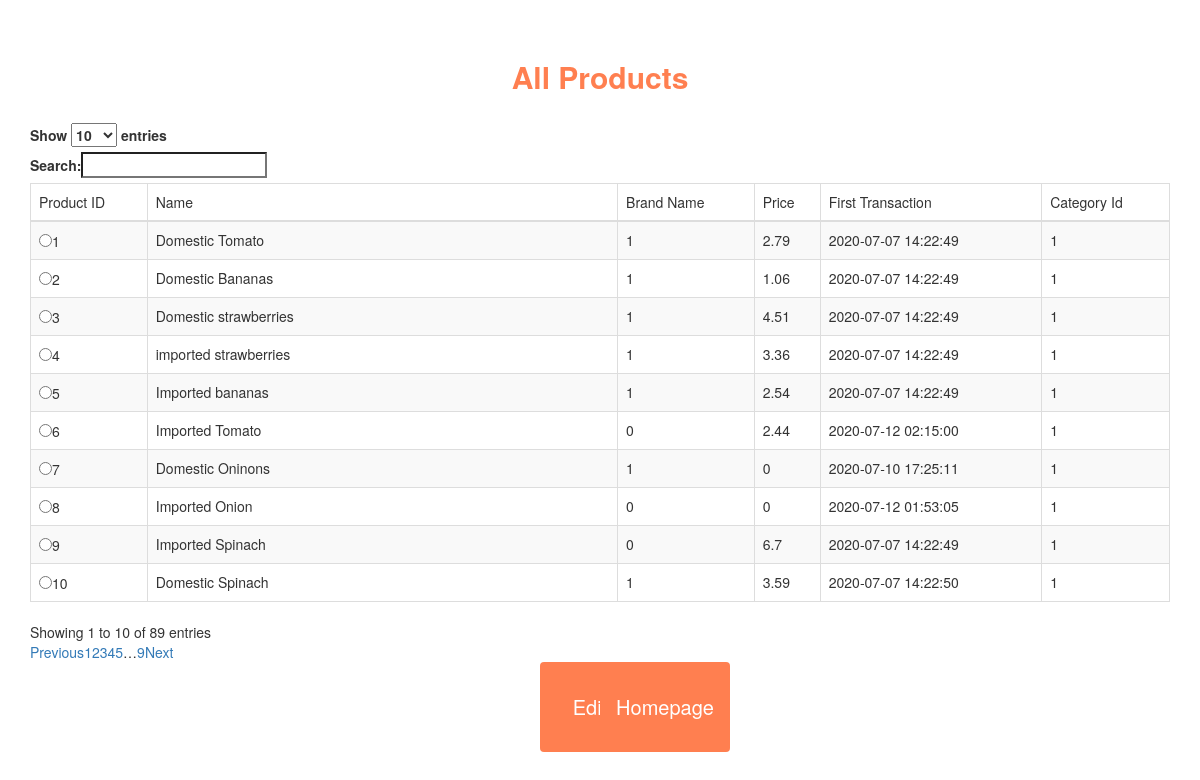
Screenshot of /code/products.php with the database file from the repository.
### tables this page shows
CREATE TABLE `product` (
  `product_id` int(11) NOT NULL,
  `name` varchar(100) NOT NULL,
  `brand_name` varchar(100) NOT NULL,
  `price` varchar(50) NOT NULL,
  `first_transaction` timestamp NOT NULL DEFAULT current_timestamp() ON UPDATE current_timestamp(),
  `category_id` int(11) NOT NULL
);

### code/products.php (the view, shortened to what this page needs)
<?php
$connect = mysqli_connect('localhost', 'costo', '68709900dKnSkKeK', 'project');
$query ="SELECT * FROM product ORDER BY product_id DESC";
$result = mysqli_query($connect, $query);
?>
<!DOCTYPE html>
<html>
     <head>
          <link rel="stylesheet" href="https://maxcdn.bootstrapcdn.com/bootstrap/3.3.6/css/bootstrap.min.css" />
          <link rel="stylesheet" href="https://cdn.datatables.net/1.10.12/css/dataTables.bootstrap.min.css" />
     </head>
     <body>
       <form action="edit_price.php" method="POST">
          <br /><br />
          <div class="container">
               <h2 align="center" class="brand-text"><b>All Products</b></h2>
               <br />
               <div class="table-responsive">
                    <table id="customer_data" class="table table-striped table-bordered">
                         <thead>
                              <tr>
                                   <td>Product ID</td>
                                   <td> Name</td>
                                   <td>Brand Name</td>
                                   <td>Price</td>
                                   <td>First Transaction</td>
                                   <td>Category Id</td>
                              </tr>
                         </thead>
                         <?php
                         while($row = mysqli_fetch_assoc($result))
                         {
                              echo '
                              <tr>
                                   <td>
                                     <input type="radio" name="read_id" value='.$row["product_id"].' required>'.$row["product_id"].'</td>
                                   <td>'.$row["name"].'</td>
                                   <td>'.$row["brand_name"].'</td>
                                   <td>'.$row["price"].'</td>
                                   <td>'.$row["first_transaction"].'</td>
                                   <td>'.$row["category_id"].'</td>
                              </tr>
                              ';
                         }
                         ?>
                    </table>
               </div>
          </div>
         <input type="submit" value="Edit" class="btn button1 align=center">
     </form>
     <form action="index.php" method="POST">
       <input type="submit" value="Homepage" class="btn button3">
     </form>
     </body>
</html>

### code/products.php (style rules this page uses)
.button1 { background-color: #FF7F50; position: absolute; left: 45%; height: 90px; width: 100px; font-size: 20px; color: white; }
.button3 { background-color: #FF7F50; position: absolute; left: 50%; height: 90px; width: 130px; font-size: 20px; color: white; }
.brand-text { color: #FF7F50 !important; }

### rows the page displays
product: product_id "10", name "Domestic Spinach", brand_name "1", price "3.59", first_transaction "2020-07-07 14:22:50", category "1"
product: product_id "9", name "Imported Spinach", brand_name "0", price "6.7", first_transaction "2020-07-07 14:22:49", category "1"
product: product_id "8", name "Imported Onion", brand_name "0", price "0", first_transaction "2020-07-12 01:53:05", category "1"
product: product_id "7", name "Domestic Oninons", brand_name "1", price "0", first_transaction "2020-07-10 17:25:11", category "1"
product: product_id "6", name "Imported Tomato", brand_name "0", price "2.44", first_transaction "2020-07-12 02:15:00", category "1"
product: product_id "5", name "Imported bananas", brand_name "1", price "2.54", first_transaction "2020-07-07 14:22:49", category "1"
product: product_id "4", name "imported strawberries", brand_name "1", price "3.36", first_transaction "2020-07-07 14:22:49", category "1"
product: product_id "3", name "Domestic strawberries", brand_name "1", price "4.51", first_transaction "2020-07-07 14:22:49", category "1"
product: product_id "2", name "Domestic Bananas", brand_name "1", price "1.06", first_transaction "2020-07-07 14:22:49", category "1"
product: product_id "1", name "Domestic Tomato", brand_name "1", price "2.79", first_transaction "2020-07-07 14:22:49", category "1"
